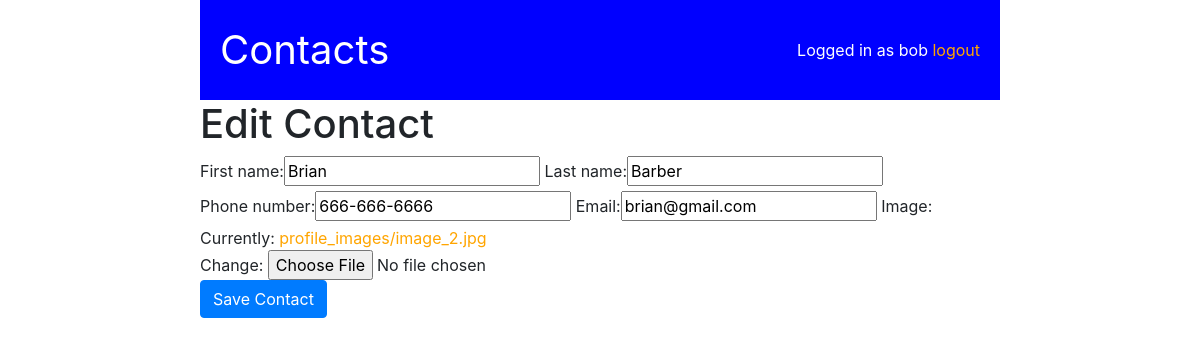
Screenshot of /edit/2/ (signed in) with the database file from the repository.
### contactsapp/models.py (models this page shows, shortened)
class Contact(models.Model):
    first_name = models.CharField(max_length=50)
    last_name = models.CharField(max_length=50)
    phone_number = models.CharField(max_length=50)
    email = models.CharField(max_length=50)
    user = models.ForeignKey(User, on_delete=models.CASCADE, related_name='contacts')
    image = models.ImageField(upload_to='profile_images/', null=True)

### contactsapp/views.py (the view)
# urls.py: path('edit/<int:contact_id>/', views.edit, name='edit'),
@login_required
def edit(request, contact_id):
    contact = get_object_or_404(Contact, id=contact_id, user=request.user)
    if request.method == 'POST':
        form = ContactForm(request.POST, request.FILES, instance=contact)
        if form.is_valid():
            form.save()
            return HttpResponseRedirect(reverse('contactsapp:home'))
    else:
        form = ContactForm(instance=contact)
    context = {
        'form': form
    }
    return render(request, 'contactsapp/edit.html', context)

### contactsapp/forms.py
class ContactForm(ModelForm):
    class Meta:
        model = Contact
        exclude = ['user']

### contactsapp/templates/contactsapp/edit.html (shortened to what this page needs)
{% extends 'contactsapp/base.html' %}
{% load bootstrap %}
{% block content %}
<h1>Edit Contact</h1>
<form action="" method="post" enctype="multipart/form-data">
    {{ form|bootstrap }}
    <div class="form-group">
        <button type="submit" class="btn btn-primary">Save Contact</button>
    </div>
</form>
{% endblock %}

### contactsapp/templates/contactsapp/base.html (shortened to what this page needs)
<!DOCTYPE html>
<html lang="en">
<head>
    <link rel="stylesheet" href="https://stackpath.bootstrapcdn.com/bootstrap/4.5.2/css/bootstrap.min.css">
  </body>
</head>
<body>
    <main>
        <nav>
            <span id="title">Contacts</span>
            <div>
                {% if user.is_authenticated %}
                <span>Logged in as {{user.username}}</span>
                <a href="{% url 'contactsapp:logout' %}">logout</a>
                {% else %}
                <a href="{% url 'contactsapp:login' %}">login</a>
                <span>|</span>
                <a href="{% url 'contactsapp:register' %}">register</a>
                {% endif %}
            </div>
        </nav>
        {% block content %}
        {% endblock %}
    </main>
</body>
</html>

### contactsapp/templates/contactsapp/base.html (style rules this page uses)
body { margin: 0; }
nav { padding:20px; background-color:blue; color:white; display:flex; flex-direction:row; justify-content:space-between; align-items:center; }
#title { font-size:40px; }
main { max-width:800px; margin: 0 auto; }
a { color:orange; }

### rows the page displays
Contact: first_name "Brian", last_name "Barber", phone_number "666-666-6666", email "brian@gmail.com"

### other values shown
{{ user.username }} "bob"
